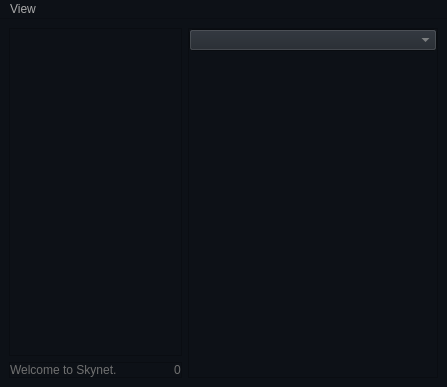
<?xml version="1.0" encoding="UTF-8"?>
<ui version="4.0">
 <class>MainWindow</class>
 <widget class="QMainWindow" name="MainWindow">
  <property name="geometry">
   <rect>
    <x>0</x>
    <y>0</y>
    <width>447</width>
    <height>387</height>
   </rect>
  </property>
  <property name="palette">
   <palette>
    <active>
     <colorrole role="WindowText">
      <brush brushstyle="SolidPattern">
       <color alpha="255">
        <red>112</red>
        <green>112</green>
        <blue>112</blue>
       </color>
      </brush>
     </colorrole>
     <colorrole role="Button">
      <brush brushstyle="SolidPattern">
       <color alpha="255">
        <red>33</red>
        <green>38</green>
        <blue>45</blue>
       </color>
      </brush>
     </colorrole>
     <colorrole role="Text">
      <brush brushstyle="SolidPattern">
       <color alpha="255">
        <red>56</red>
        <green>56</green>
        <blue>56</blue>
       </color>
      </brush>
     </colorrole>
     <colorrole role="ButtonText">
      <brush brushstyle="SolidPattern">
       <color alpha="255">
        <red>171</red>
        <green>171</green>
        <blue>171</blue>
       </color>
      </brush>
     </colorrole>
     <colorrole role="Base">
      <brush brushstyle="SolidPattern">
       <color alpha="255">
        <red>170</red>
        <green>255</green>
        <blue>255</blue>
       </color>
      </brush>
     </colorrole>
     <colorrole role="Window">
      <brush brushstyle="SolidPattern">
       <color alpha="255">
        <red>13</red>
        <green>17</green>
        <blue>23</blue>
       </color>
      </brush>
     </colorrole>
     <colorrole role="PlaceholderText">
      <brush brushstyle="SolidPattern">
       <color alpha="128">
        <red>56</red>
        <green>56</green>
        <blue>56</blue>
       </color>
      </brush>
     </colorrole>
    </active>
    <inactive>
     <colorrole role="WindowText">
      <brush brushstyle="SolidPattern">
       <color alpha="255">
        <red>112</red>
        <green>112</green>
        <blue>112</blue>
       </color>
      </brush>
     </colorrole>
     <colorrole role="Button">
      <brush brushstyle="SolidPattern">
       <color alpha="255">
        <red>33</red>
        <green>38</green>
        <blue>45</blue>
       </color>
      </brush>
     </colorrole>
     <colorrole role="Text">
      <brush brushstyle="SolidPattern">
       <color alpha="255">
        <red>56</red>
        <green>56</green>
        <blue>56</blue>
       </color>
      </brush>
     </colorrole>
     <colorrole role="ButtonText">
      <brush brushstyle="SolidPattern">
       <color alpha="255">
        <red>171</red>
        <green>171</green>
        <blue>171</blue>
       </color>
      </brush>
     </colorrole>
     <colorrole role="Base">
      <brush brushstyle="SolidPattern">
       <color alpha="255">
        <red>170</red>
        <green>255</green>
        <blue>255</blue>
       </color>
      </brush>
     </colorrole>
     <colorrole role="Window">
      <brush brushstyle="SolidPattern">
       <color alpha="255">
        <red>13</red>
        <green>17</green>
        <blue>23</blue>
       </color>
      </brush>
     </colorrole>
     <colorrole role="PlaceholderText">
      <brush brushstyle="SolidPattern">
       <color alpha="128">
        <red>56</red>
        <green>56</green>
        <blue>56</blue>
       </color>
      </brush>
     </colorrole>
    </inactive>
    <disabled>
     <colorrole role="WindowText">
      <brush brushstyle="SolidPattern">
       <color alpha="255">
        <red>190</red>
        <green>190</green>
        <blue>190</blue>
       </color>
      </brush>
     </colorrole>
     <colorrole role="Button">
      <brush brushstyle="SolidPattern">
       <color alpha="255">
        <red>33</red>
        <green>38</green>
        <blue>45</blue>
       </color>
      </brush>
     </colorrole>
     <colorrole role="Text">
      <brush brushstyle="SolidPattern">
       <color alpha="255">
        <red>190</red>
        <green>190</green>
        <blue>190</blue>
       </color>
      </brush>
     </colorrole>
     <colorrole role="ButtonText">
      <brush brushstyle="SolidPattern">
       <color alpha="255">
        <red>190</red>
        <green>190</green>
        <blue>190</blue>
       </color>
      </brush>
     </colorrole>
     <colorrole role="Base">
      <brush brushstyle="SolidPattern">
       <color alpha="255">
        <red>13</red>
        <green>17</green>
        <blue>23</blue>
       </color>
      </brush>
     </colorrole>
     <colorrole role="Window">
      <brush brushstyle="SolidPattern">
       <color alpha="255">
        <red>13</red>
        <green>17</green>
        <blue>23</blue>
       </color>
      </brush>
     </colorrole>
     <colorrole role="PlaceholderText">
      <brush brushstyle="SolidPattern">
       <color alpha="128">
        <red>56</red>
        <green>56</green>
        <blue>56</blue>
       </color>
      </brush>
     </colorrole>
    </disabled>
   </palette>
  </property>
  <property name="windowTitle">
   <string>Skynet Cyberdyne Realtime Hal</string>
  </property>
  <property name="windowIcon">
   <iconset resource="icons.qrc">
    <normaloff>:/libicons/arrow-down.png</normaloff>:/libicons/arrow-down.png</iconset>
  </property>
  <widget class="QWidget" name="centralwidget">
   <layout class="QGridLayout" name="gridLayout_7">
    <item row="0" column="1" rowspan="2">
     <widget class="QFrame" name="frame_controls">
      <property name="sizePolicy">
       <sizepolicy hsizetype="Preferred" vsizetype="Preferred">
        <horstretch>0</horstretch>
        <verstretch>0</verstretch>
       </sizepolicy>
      </property>
      <property name="minimumSize">
       <size>
        <width>250</width>
        <height>25</height>
       </size>
      </property>
      <property name="maximumSize">
       <size>
        <width>700</width>
        <height>16777215</height>
       </size>
      </property>
      <property name="frameShape">
       <enum>QFrame::StyledPanel</enum>
      </property>
      <property name="frameShadow">
       <enum>QFrame::Raised</enum>
      </property>
      <layout class="QGridLayout" name="gridLayout_8">
       <property name="leftMargin">
        <number>0</number>
       </property>
       <property name="topMargin">
        <number>0</number>
       </property>
       <property name="rightMargin">
        <number>0</number>
       </property>
       <property name="bottomMargin">
        <number>0</number>
       </property>
       <property name="spacing">
        <number>0</number>
       </property>
       <item row="0" column="0">
        <layout class="QGridLayout" name="gridLayout_5">
         <item row="0" column="0">
          <widget class="QComboBox" name="comboBox">
           <property name="sizePolicy">
            <sizepolicy hsizetype="Preferred" vsizetype="Fixed">
             <horstretch>0</horstretch>
             <verstretch>0</verstretch>
            </sizepolicy>
           </property>
          </widget>
         </item>
         <item row="1" column="0">
          <widget class="QStackedWidget" name="stackedWidget">
           <property name="sizePolicy">
            <sizepolicy hsizetype="Preferred" vsizetype="Preferred">
             <horstretch>0</horstretch>
             <verstretch>0</verstretch>
            </sizepolicy>
           </property>
           <property name="maximumSize">
            <size>
             <width>16777215</width>
             <height>16777215</height>
            </size>
           </property>
          </widget>
         </item>
        </layout>
       </item>
      </layout>
     </widget>
    </item>
    <item row="1" column="0">
     <widget class="QFrame" name="frame_message">
      <property name="sizePolicy">
       <sizepolicy hsizetype="Preferred" vsizetype="Fixed">
        <horstretch>0</horstretch>
        <verstretch>0</verstretch>
       </sizepolicy>
      </property>
      <property name="frameShape">
       <enum>QFrame::StyledPanel</enum>
      </property>
      <property name="frameShadow">
       <enum>QFrame::Raised</enum>
      </property>
      <layout class="QGridLayout" name="gridLayout_6">
       <property name="leftMargin">
        <number>0</number>
       </property>
       <property name="topMargin">
        <number>0</number>
       </property>
       <property name="rightMargin">
        <number>0</number>
       </property>
       <property name="bottomMargin">
        <number>0</number>
       </property>
       <property name="spacing">
        <number>0</number>
       </property>
       <item row="0" column="0">
        <layout class="QGridLayout" name="gridLayout_2">
         <item row="0" column="0">
          <widget class="QLabel" name="label_message">
           <property name="sizePolicy">
            <sizepolicy hsizetype="Expanding" vsizetype="Fixed">
             <horstretch>0</horstretch>
             <verstretch>0</verstretch>
            </sizepolicy>
           </property>
           <property name="text">
            <string>Welcome to Skynet.</string>
           </property>
          </widget>
         </item>
         <item row="0" column="1">
          <widget class="QLabel" name="label_servo_load">
           <property name="sizePolicy">
            <sizepolicy hsizetype="Preferred" vsizetype="Fixed">
             <horstretch>0</horstretch>
             <verstretch>0</verstretch>
            </sizepolicy>
           </property>
           <property name="text">
            <string>0</string>
           </property>
          </widget>
         </item>
        </layout>
       </item>
      </layout>
     </widget>
    </item>
    <item row="0" column="0">
     <widget class="QFrame" name="frame_opencascade">
      <property name="sizePolicy">
       <sizepolicy hsizetype="Expanding" vsizetype="Preferred">
        <horstretch>0</horstretch>
        <verstretch>0</verstretch>
       </sizepolicy>
      </property>
      <property name="minimumSize">
       <size>
        <width>25</width>
        <height>25</height>
       </size>
      </property>
      <property name="maximumSize">
       <size>
        <width>16777215</width>
        <height>16777215</height>
       </size>
      </property>
      <property name="frameShape">
       <enum>QFrame::StyledPanel</enum>
      </property>
      <property name="frameShadow">
       <enum>QFrame::Raised</enum>
      </property>
      <layout class="QGridLayout" name="gridLayout_4">
       <property name="leftMargin">
        <number>0</number>
       </property>
       <property name="topMargin">
        <number>0</number>
       </property>
       <property name="rightMargin">
        <number>0</number>
       </property>
       <property name="bottomMargin">
        <number>0</number>
       </property>
       <property name="spacing">
        <number>0</number>
       </property>
       <item row="0" column="0">
        <layout class="QGridLayout" name="gridLayout_opencascade">
         <property name="spacing">
          <number>0</number>
         </property>
        </layout>
       </item>
      </layout>
     </widget>
    </item>
   </layout>
  </widget>
  <widget class="QMenuBar" name="menuBar">
   <property name="geometry">
    <rect>
     <x>0</x>
     <y>0</y>
     <width>447</width>
     <height>20</height>
    </rect>
   </property>
   <widget class="QMenu" name="menuView">
    <property name="title">
     <string>View</string>
    </property>
    <widget class="QMenu" name="menuTranceparancy">
     <property name="title">
      <string>Tranceparancy</string>
     </property>
     <addaction name="action0_2"/>
     <addaction name="action25"/>
     <addaction name="action50_2"/>
     <addaction name="action75"/>
     <addaction name="action100_2"/>
    </widget>
    <addaction name="actionView_orthographic"/>
    <addaction name="actionView_perspective"/>
    <addaction name="menuTranceparancy"/>
    <addaction name="actionHide_View"/>
    <addaction name="actionShow_View"/>
    <addaction name="actionHide_controls"/>
    <addaction name="actionShow_controls"/>
   </widget>
   <addaction name="menuView"/>
  </widget>
  <action name="actionView_perspective">
   <property name="text">
    <string>View perspective</string>
   </property>
  </action>
  <action name="actionView_orthographic">
   <property name="text">
    <string>View orthographic</string>
   </property>
  </action>
  <action name="action0">
   <property name="text">
    <string>0</string>
   </property>
  </action>
  <action name="action50">
   <property name="text">
    <string>50</string>
   </property>
  </action>
  <action name="action100">
   <property name="text">
    <string>100</string>
   </property>
  </action>
  <action name="action0_2">
   <property name="text">
    <string>0%</string>
   </property>
  </action>
  <action name="action25">
   <property name="text">
    <string>25%</string>
   </property>
  </action>
  <action name="action50_2">
   <property name="text">
    <string>50%</string>
   </property>
  </action>
  <action name="action75">
   <property name="text">
    <string>75%</string>
   </property>
  </action>
  <action name="action100_2">
   <property name="text">
    <string>100%</string>
   </property>
  </action>
  <action name="actionHide_View">
   <property name="text">
    <string>Hide view</string>
   </property>
  </action>
  <action name="actionShow_View">
   <property name="text">
    <string>Show view</string>
   </property>
  </action>
  <action name="actionHide_controls">
   <property name="text">
    <string>Hide controls</string>
   </property>
  </action>
  <action name="actionShow_controls">
   <property name="text">
    <string>Show controls</string>
   </property>
  </action>
 </widget>
 <resources>
  <include location="icons.qrc"/>
 </resources>
 <connections/>
</ui>
